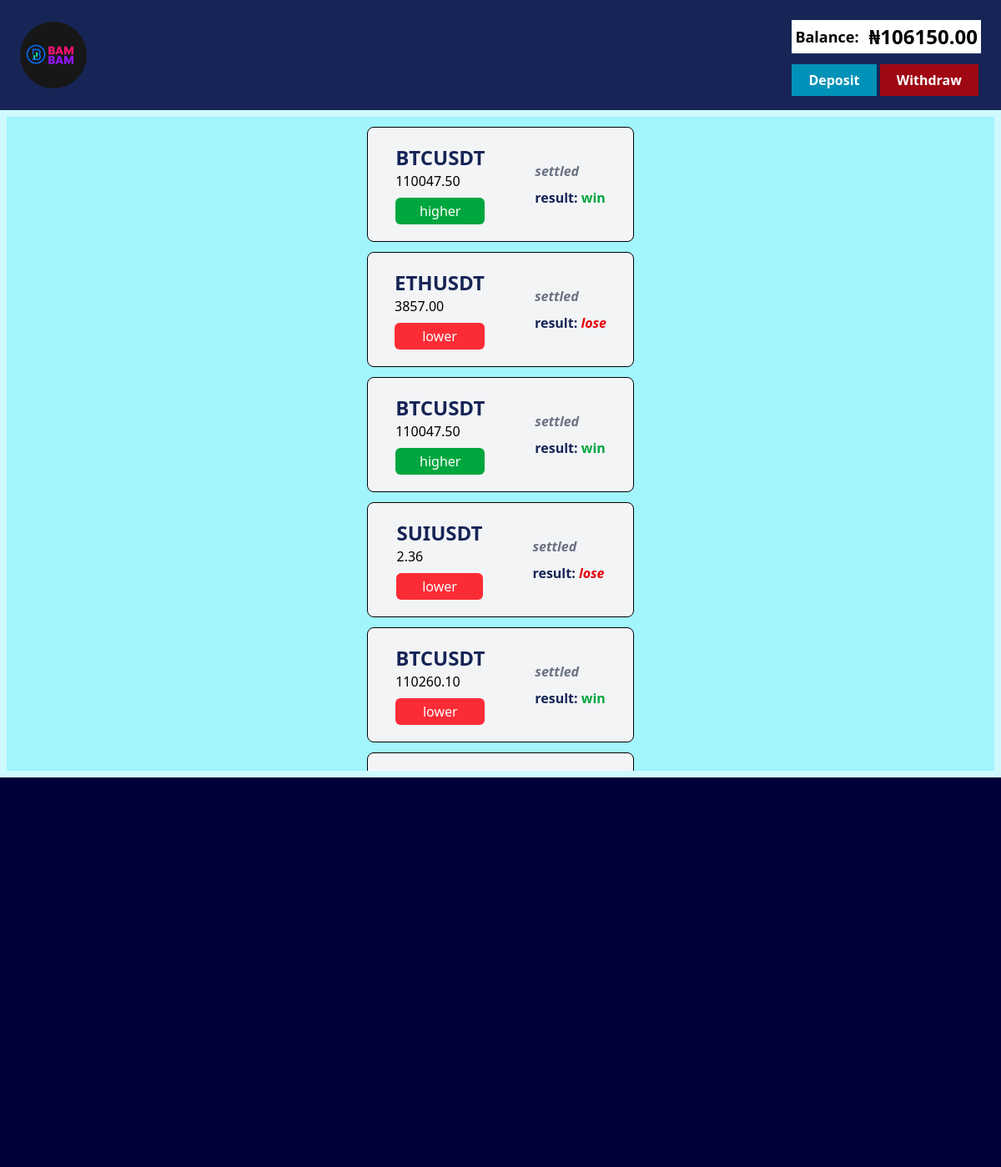
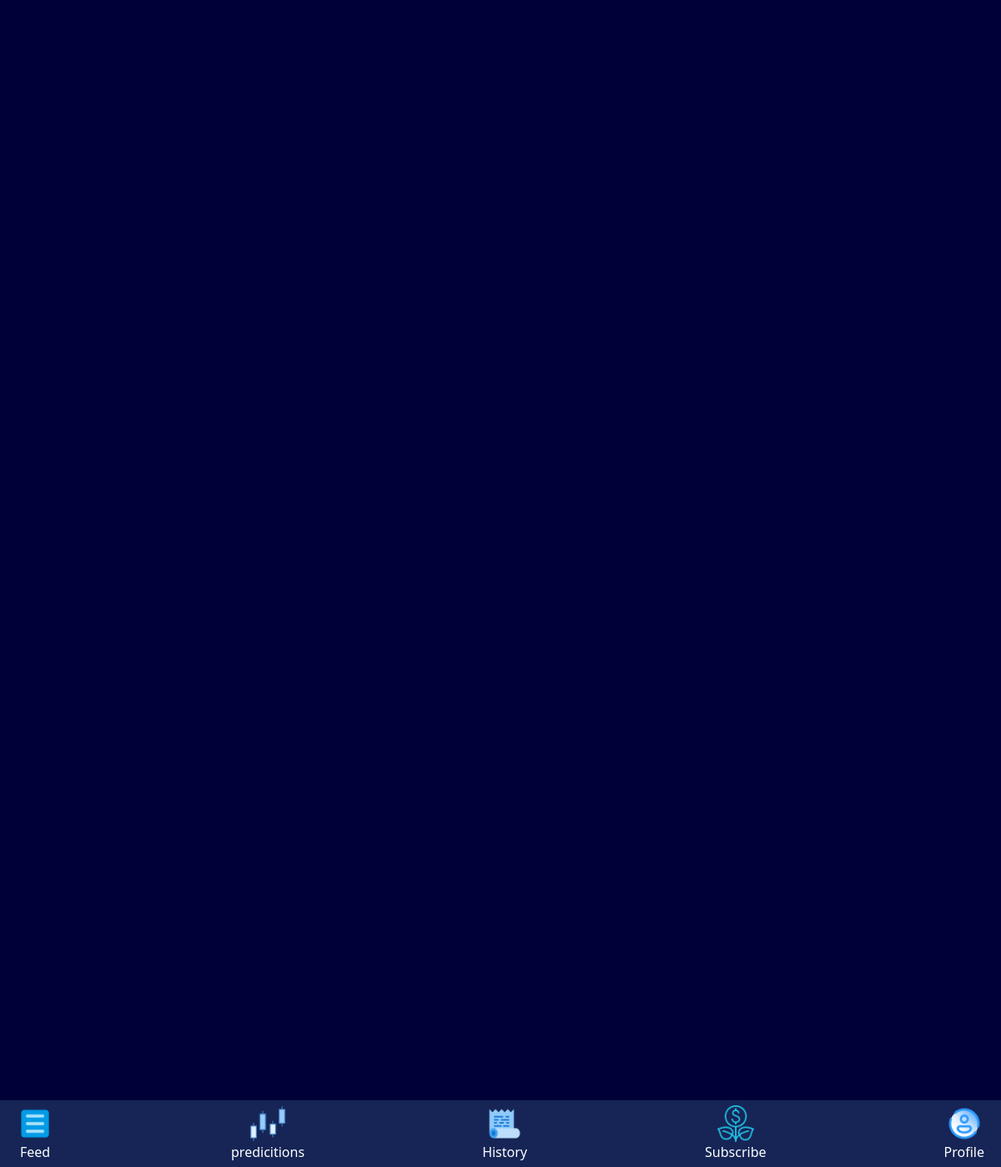
Page /history/ (signed in) on the committed database (2 pictures, top to bottom).
### base/models.py (models this page shows, shortened)
class UserProfile(models.Model):
    user = models.OneToOneField(User, on_delete=models.CASCADE)
    balance = models.DecimalField(max_digits=10, decimal_places=2, default=0.00)
    winning = models.DecimalField(max_digits=10, decimal_places=2, default=0.00)
    referal_earning = models.DecimalField(max_digits=10, decimal_places=2, default=0.00)
    date_joined = models.DateTimeField(auto_now_add=True)
    investment = models.DecimalField(max_digits=10, decimal_places=2, default=0.00)
    interest = models.DecimalField(max_digits=10, decimal_places=2, default=0.00)
    last_interest_update = models.DateField(null=True, blank=True)

class Prediction(models.Model):
    user = models.ForeignKey(User, on_delete=models.CASCADE)
    symbol = models.CharField(max_length=20)
    close = models.DecimalField(max_digits=10, decimal_places=2)
    prediction = models.CharField(max_length=10, choices=[("higher", "higher"), ("lower", "lower")])
    result = models.CharField(max_length=10, choices=[("win", "win"), ("lose", "lose")])
    status = models.CharField(max_length=10, choices=[("settled", "settled"), ("inplay", "inplay")], default="inplay")

### base/views.py (the view)
# urls.py: path("history/", history, name="history"),
@login_required(login_url="base:login")
def history(request):
    predictions = Prediction.objects.filter(user=request.user, status="settled")
    context = {
        "predictions" : predictions
    }
    return render(request, "base/history.html", context)

### base/templatetags/math_filters.py (called while the page is built)
@register.filter
def multiply(value, arg):
    return value * arg

@register.filter
def add(value, arg):
    return value + arg

### base/templates/base/history.html (shortened to what this page needs)
{% extends "base/main.html" %} {% load math_filters %} {% block content %}
<main>
  <section>
    <div class="items-center justify-center p-2 bg-cyan-100 mt-33 h-200 mb-22">
      <div
        class="flex flex-col items-center h-full gap-3 p-3 m-auto overflow-y-scroll bg-cyan-200 mb-30"
      >
        {% for prediction in predictions %}
        <div
          class="flex items-center justify-center bg-gray-100 rounded-lg gap-15 border-1 w-80 h-70 p-5"
        >
          <div class="">
            <h1 class="text-2xl font-bold text-blue-950">
              {{prediction.symbol}}
            </h1>
            <span>{{prediction.close}}</span>
            <br />
            {% if prediction.prediction == "higher" %}
            <p
              class="px-1 py-1 m-0 mt-2 text-center text-white bg-green-600 rounded-md"
            >
              {{prediction.prediction}}
            </p>
            {% else %}
            <p
              class="px-1 py-1 m-0 mt-2 text-center text-white bg-red-500 rounded-md"
            >
              {{prediction.prediction}}
            </p>
            {% endif %}
          </div>
          <div class="flex flex-col justify-center gap-1">
            <span class="italic font-bold text-gray-500 rounded-md"
              >{{prediction.status}}</span
            >
            {% if prediction.result == "lose" %}
            <span class="font-bold text-blue-950"
              >result:
              <span class="text-red-600 italic">{{prediction.result}}</span>
            </span>
            {% else %}
            <span class="font-bold text-blue-950"
              >result: <span class="text-green-600">{{prediction.result}}</span>
            </span>
            {% endif %}
          </div>
        </div>
        {% endfor %}
      </div>
    </div>
  </section>
</main>
{% endblock content %}

### base/templates/base/header.html (shortened to what this page needs)
{% load static %}
{% load math_filters %}
{% if request.user.is_authenticated %}
  <header class="flex justify-between p-6 items-center bg-blue-950 fixed top-0 right-0 left-0 mb-10">
            <div>
                <a href="{% url "base:home" %}">
                    <img class="w-20 rounded-full" src="{% static "images/logo.png" %}" alt="" srcset="">
                </a>
            </div>
            <div class="flex gap-3 flex-col">
                <div class="flex gap-3 bg-white p-1 items-center justify-center">
                    <span class="font-black text-lg">Balance:</span>
                    <span class="text-2xl font-black">&#8358;{{ request.user.userprofile.balance|add:request.user.userprofile.interest }}</span>
                </div>
                <div class="mt-2">
                    <a class="bg-cyan-600 px-5 py-2 font-black text-white" href="{% url "base:deposit" %}">Deposit</a>
                    <a class="bg-red-800 px-5 py-2 font-black text-white" href="{% url "base:withdraw" %}">Withdraw</a>
                </div>
            </div>
</header>
{% endif %}

### base/static/src/style.css (style rules this page uses)
body { background-color: rgb(0, 0, 56); position: relative; }

### rows in the picture
Prediction: symbol "BTCUSDT", close "110047.50", prediction "higher", status "settled", result "win"
Prediction: symbol "ETHUSDT", close "3857.00", prediction "lower", status "settled", result "lose"
Prediction: symbol "BTCUSDT", close "110047.50", prediction "higher", status "settled", result "win"
Prediction: symbol "SUIUSDT", close "2.36", prediction "lower", status "settled", result "lose"
Prediction: symbol "BTCUSDT", close "110260.10", prediction "lower", status "settled", result "win"

### other values in the picture
{{ request.user.userprofile.balance|add:request.user.userprofile.interest }} "106150.00"
